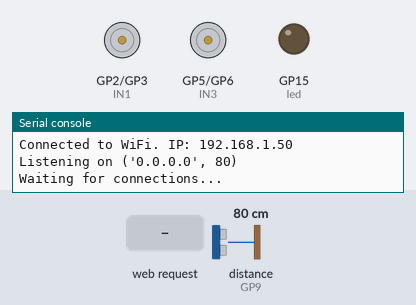
The program below on a simulated Raspberry Pi Pico running MicroPython. On the bench: motor-driver pin pairs drawn as motors (green arrow = first pin HIGH = forward, orange = second pin HIGH = backward, longer = more drive, scaled by the enable pin), output pins drawn as LEDs (lit = HIGH), the last lines printed to the serial console. The test bench sets the inputs (shaded band); at power-on: distance to the obstacle (sensor on GP9) 80 cm. The echo pulse lasts 58.3 µs per cm; WiFi joins after 1.5 s; pins used as bus, display or sensor lines are not drawn.

Above: at 3.2 s.
3.3 s: HTTP request GET /start received
At 4.4 s:
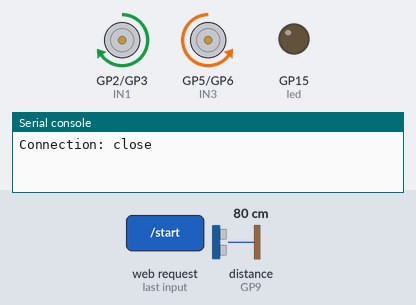
4.8 s: distance to the obstacle (sensor on GP9) set to 16 cm
6.3 s: distance to the obstacle (sensor on GP9) set to 13 cm
At 6.8 s:
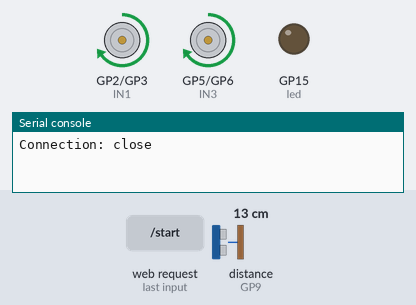
9.3 s: distance to the obstacle (sensor on GP9) set to 18 cm
At 10.5 s:
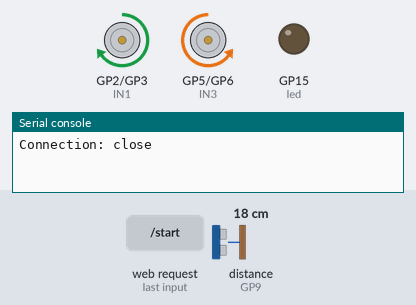
10.8 s: distance to the obstacle (sensor on GP9) set to 2 cm
At 12.2 s:
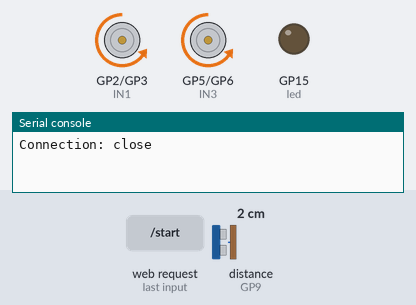
Timing chart, 0 to 13.8 s (numbered marks = the images above; inputs shaded):
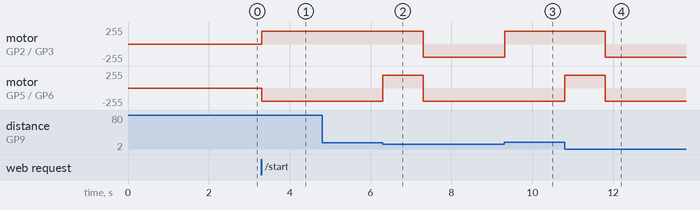

The program:

maze-solver.py
```python
import network
import socket
from machine import Pin, PWM, time_pulse_us
import time

SSID = 'YOUR_SSID'
PASSWORD = 'YOUR_WI-FI_PASSWORD'

# Connect to WiFi
wlan = network.WLAN(network.STA_IF)
wlan.active(True)
wlan.connect(SSID, PASSWORD)

while not wlan.isconnected():
    time.sleep(1)

ip = wlan.ifconfig()[0]
print("Connected to WiFi. IP:", ip)

# Motor and LED Setup
IN1 = Pin(2, Pin.OUT)
IN2 = Pin(3, Pin.OUT)
ENA = PWM(Pin(4))
IN3 = Pin(5, Pin.OUT)
IN4 = Pin(6, Pin.OUT)
ENB = PWM(Pin(7))
ENA.freq(1000)
ENA.duty_u16(50000)
ENB.freq(1000)
ENB.duty_u16(50000)
led = Pin(15, Pin.OUT)
TRIG = Pin(8, Pin.OUT)
ECHO = Pin(9, Pin.IN)

def stop():
    IN1.value(0)
    IN2.value(0)
    IN3.value(0)
    IN4.value(0)

def forward():
    IN1.value(1)
    IN2.value(0)
    IN3.value(0)
    IN4.value(1)

def backward():
    IN1.value(0)
    IN2.value(1)
    IN3.value(1)
    IN4.value(0)

def left():
    IN1.value(0)
    IN2.value(1)
    IN3.value(0)
    IN4.value(1)

def right():
    IN1.value(1)
    IN2.value(0)
    IN3.value(1)
    IN4.value(0)

def getDistance():
    TRIG.low()
    time.sleep(0.002)
    TRIG.high()
    time.sleep(0.00001)
    TRIG.low()
    duration = time_pulse_us(ECHO, 1, 30000)

    if duration <= 0:
        return -1

    distance = (duration * 0.0343) / 2
    return distance

# HTML page
html = """<!DOCTYPE html>
<html lang="en">
<head>
  <meta charset="UTF-8">
  <title>HISAR PICO-CAR</title>
  <style>
    *{margin:0;padding:0;box-sizing:border-box;}
    .full-screen{height:100vh;width:100vw;background:#a4ffac;display:flex;justify-content:center;align-items:center;font-family:'Comic Sans MS',cursive;}
    .text{color:darkgreen;font-size:24px;}
    .image{height:100px;width:100px;cursor:pointer;}
    .led{position:absolute;left:50%;transform:translateX(-50%);top:10px;color:#a4ffac;background:rgb(20,155,20);font-family:'Comic Sans MS',cursive;}
    .led:hover{cursor:pointer;}
    .up{position:absolute;left:50%;bottom:10px;transform:translate(-50%,-110%);}
    .up:hover{transform:translate(-50%,-110%) scale(1.05);}
  </style>
  <script>
    const PICO_IP = window.location.origin;
    function sendCommand(direction) {
      fetch(`${PICO_IP}/${direction}`)
        .then(response => response.text())
        .then(data => console.log(data))
        .catch(err => console.error('Error:', err));
    }
  </script>
</head>
<body>
  <div class="full-screen">
    <div class="text">HISAR PICO-CAR MAZE-FINDER</div>
    <img class="image up" onclick="sendCommand('start')" src="https://github.com/keremdiren1/Hisar-Pico-Car/blob/main/web/images/upArrow.png?raw=true">
    <div class="led" onclick="sendCommand('stop')">STOP</div>
  </div>
</body>
</html>
"""

# Server
addr = socket.getaddrinfo('0.0.0.0', 80)[0][-1]
s = socket.socket()
s.bind(addr)
s.listen(1)
print("Listening on", addr)
print("Waiting for connections...")

doStart = False
wentRight = False
stop()
while True:
    cl, addr = s.accept()
    request = cl.recv(1024).decode()
    print("Client connected from", addr)
    print("Request:", request)

    if 'GET /start' in request:
        doStart = True
        wentRight = False
        cl.send('HTTP/1.0 200 OK\r\nContent-Type: text/plain\r\n\r\nOK')
    else:
        cl.send('HTTP/1.0 200 OK\r\nContent-Type: text/html\r\n\r\n' + html)

    while doStart:
        forward()
        distance = getDistance()

        if distance > -1 and distance < 15:
            if not wentRight:
                right()
                time.sleep(1)
            else:
                left()
                time.sleep(1)

            wentRight = True
        else:
            wentRight = False

        if 'GET /stop' in request:
            doStart = False
            stop()
            cl.send('HTTP/1.0 200 OK\r\nContent-Type: text/plain\r\n\r\nOK')

    cl.close()
```

Measured:
- the behaviour switches between 15 and 14 cm on distance to the obstacle (sensor on GP9) (found by bisection; images 1 and 2)
- after the input at 3.3 s, motor on GP2 (IN1) / GP3 (IN2): stopped → forward 195/255 at once; motor on GP5 (IN3) / GP6 (IN4): stopped → backward 195/255 at once
- after the input at 4.8 s, every drawn part: stays the same
- after the input at 6.3 s, motor on GP2 (IN1) / GP3 (IN2): forward 195/255 → backward 195/255 after 1.0 s; motor on GP5 (IN3) / GP6 (IN4): backward 195/255 → forward 195/255 at once, → backward 195/255 1.0 s later
- after the input at 9.3 s, motor on GP2 (IN1) / GP3 (IN2): backward 195/255 → forward 195/255 at once
- after the input at 10.8 s, motor on GP2 (IN1) / GP3 (IN2): forward 195/255 → backward 195/255 after 1.0 s; motor on GP5 (IN3) / GP6 (IN4): backward 195/255 → forward 195/255 at once, → backward 195/255 1.0 s later
